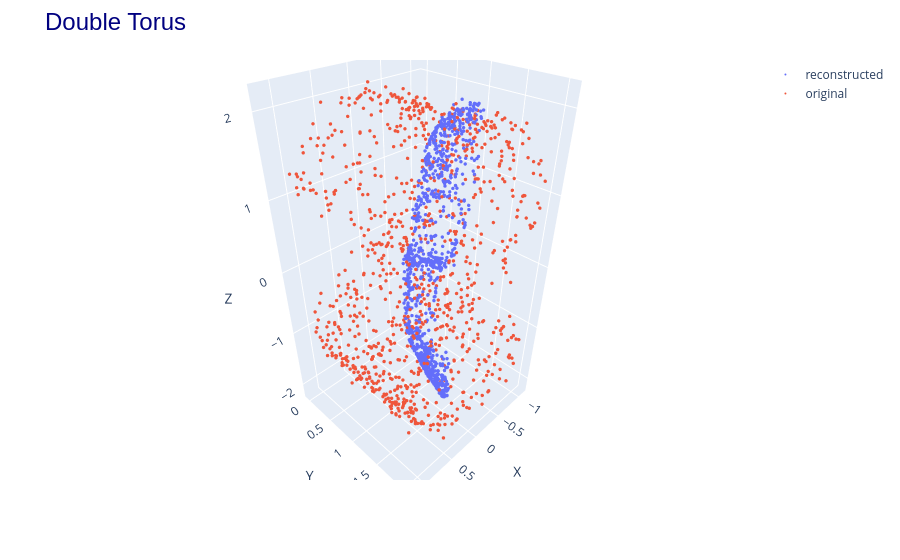

Write notebook code for a chart like this one.
### Code cell
def reconstruct(model_name, data):
    if model_name == "ae":
        ae.to("cpu")
        reconstructed = ae.decode(ae.encode(data)).detach().numpy()
        reconstructed.shape
    if model_name == "cae":
        cae.to("cpu")
        reconstructed = cae.encode_decode(data).detach().numpy()
    return reconstructed
util.plot3d([(reconstruct("cae", X_test), "reconstructed"), (X_test, "original")], title="Double Torus")

### Figure 1 — Plotly figure (JSON) as saved in the notebook; plotly's stock layout.template omitted (floating-point values rounded to 4 significant figures; data arrays with more than 128 entries replaced by an {"elided": "..."} marker saying what was removed)
{"data": [{"marker": {"size": 2}, "mode": "markers", "name": "reconstructed", "type": "scatter3d", "x": {"elided": "1000 float values"}, "y": {"elided": "1000 float values"}, "z": {"elided": "1000 float values"}}, {"marker": {"size": 2}, "mode": "markers", "name": "original", "type": "scatter3d", "x": {"elided": "1000 float values"}, "y": {"elided": "1000 float values"}, "z": {"elided": "1000 float values"}}], "layout": {"margin": {"t": 60}, "scene": {"aspectmode": "data", "xaxis": {"title": {"text": "X"}}, "yaxis": {"title": {"text": "Y"}}, "zaxis": {"title": {"text": "Z"}}}, "title": {"font": {"color": "navy", "family": "Arial", "size": 24}, "text": "Double Torus"}}}
